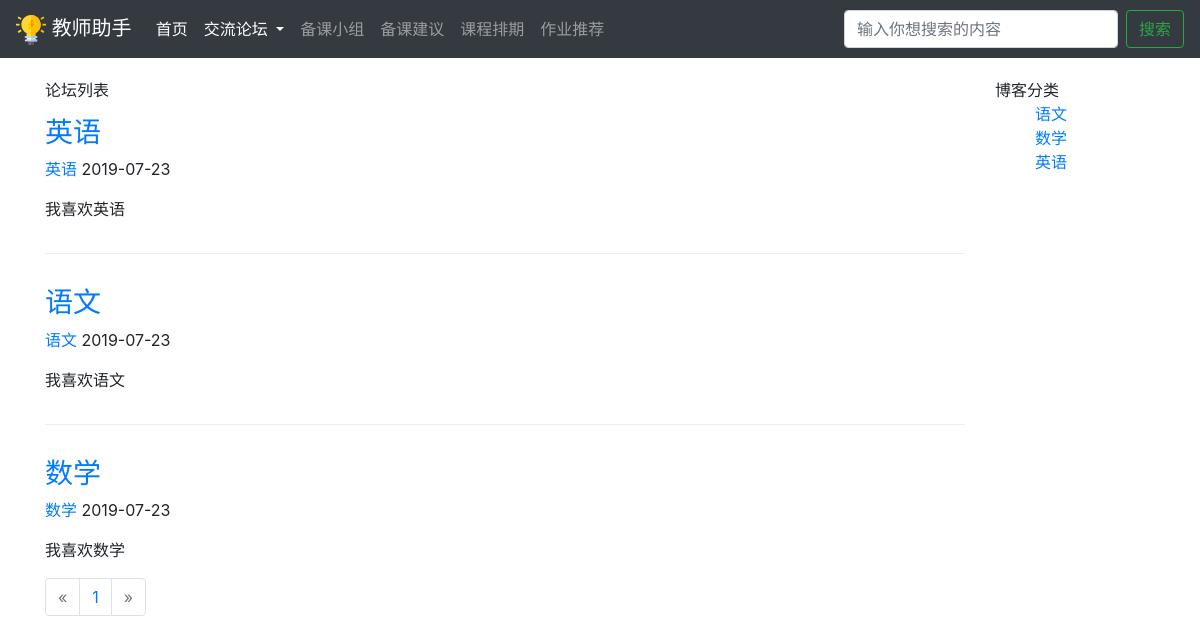
The page /group_work/ on the database its author committed.
### group_work/models.py (models this page shows, shortened)
class Post(models.Model):
    title = models.CharField(max_length=50)
    group_type = models.ForeignKey(GroupType, on_delete=models.DO_NOTHING)
    content = models.TextField()
    author = models.ForeignKey(User, on_delete=models.DO_NOTHING)
    created_time = models.DateTimeField(auto_now_add=True)
    last_updated_time = models.DateTimeField(auto_now=True)
    class Meta:
        ordering = ['-created_time']

class GroupType(models.Model):
    type_name = models.CharField(max_length=15)
    def __str__(self):
        return self.type_name

### group_work/views.py (the view)
# urls.py: path('', views.post_list, name='post_list'),
def post_list(request):
    posts_all_list = Post.objects.all()
    paginator = Paginator(posts_all_list,10)
    page_num = request.GET.get('page',1)
    page_of_posts = paginator.page(page_num)
    context = {}
    context['page_of_posts'] = page_of_posts
    context['group_types'] = GroupType.objects.all()
    return render_to_response('post_list.html', context)

### group_work/templates/post_list.html (shortened to what this page needs)
{% extends 'base.html' %}
{% block nav_group_work_active %}active{% endblock %}
{% load staticfiles %}
{% block header_extends %}
    <link rel="stylesheet" href="{% static 'group_work.css' %}">
{% endblock %}
{% block content %}
    <div class="container">
        <div class="row">
            <div class="col-xs-12 col-sm-8 col-md-9 col-lg-10">
                <div class="panel panel-default">
                    <div class="panel-heading">{% block blog_list_title %}论坛列表{% endblock %}</div>
                    <div class="panel-body">
                        {% for post in page_of_posts.object_list %}
                            <div class="post">
                                <h3><a href="{% url 'post_detail' post.pk %}">{{ post.title }}</a></h3>
                                <p class="post-info">
                                    <a href="{% url 'posts_with_type' post.group_type.pk %}">{{ post.group_type }}</a>
                                    {{ post.created_time|date:"Y-m-d" }}
                                </p>
                                <p>{{ post.content|truncatechars:30 }}</p>
                            </div>
                        {% empty %}
                            <div class="post">
                                <h3>-- 暂无博客，敬请期待 --</h3>
                            </div>
                        {% endfor %}
                    </div>
                </div>
                <div>
                    <ul class="pagination">
                        {% if page_of_posts.has_previous %}
                            <li class="page-item">
                            <a class = "page-link" href="?page={{ page_of_posts.previous_page_number }}" aria-label = "Previous">
                                <span aria-hidden="true">&laquo;</span>
                            </a>
                            </li>
                        {% else %}
                            <li class="page-item disabled">
                            <a class="page-link" href="#" tabindex="-1" aria-disabled="true">
                            <span aria-hidden="true">&laquo;</span>
                            </a>
                            </li>
                        {% endif %}
                        {% for page_num in page_of_posts.paginator.page_range %}
                            <li class="page-item"><a class="page-link" href="?page={{ page_num }}">{{ page_num }}</a></li>
                        {% endfor %}
                        {% if page_of_posts.has_next %}
                            <li class="page-item">
                            <a href="?page={{ page_of_posts.next_page_number }}" aria-label = "Next">
                                <span aria-hidden="true">&raquo;</span>
                            </a>
                            </li>
                        {% else %}
                            <li class="page-item disabled">
                            <a class="page-link" href="#" tabindex="-1" aria-disabled="true">
                            <span aria-hidden="true">&raquo;</span>
                            </a>
                            </li>
                        {% endif %}
                    </ul>
                </div>
            </div>
            <div class="hidden-xs col-sm-4 col-md-3 col-lg-2">
                <div class="panel panel-default">
                    <div class="panel-heading">博客分类</div>
                    <div class="panel-body">
                        <ul class="group-types">
                            {% for group_type in group_types %}
                                <li><a href="{% url 'posts_with_type' group_type.pk %}">{{ group_type.type_name }}</a></li>
                            {% empty %}
                                <li>暂无分类</li>
                            {% endfor %}
                        </ul>
                    </div>
                </div>
            </div>
        </div>
    </div>
{% endblock %}

### templates/base.html (shortened to what this page needs)
{% load staticfiles %}
<!doctype html>
<html lang="zh-CN">
  <head>
    <link rel="stylesheet" href="https://cdn.bootcss.com/bootstrap/4.0.0/css/bootstrap.min.css">
    <link rel="stylesheet" type="text/css" href="{% static 'custom.css' %}">
    {% block header_extends %}{% endblock %}
  </head>
  <body>
    <nav class="navbar navbar-expand-lg navbar-fixed-top navbar-dark bg-dark">
  <a class="navbar-brand" href="{% url 'home' %}">
    <img src="{% static 'bootstrap-4.3.1/img/light-bulb.svg' %}" width="30" height="30" class="d-inline-block align-center" alt=""> 教师助手</a>
  <div class="collapse navbar-collapse" id="navbarSupportedContent">
    <ul class="navbar-nav mr-auto">
      <li class="nav-item active">
        <a class="nav-link" href="{% url 'home' %}">首页 <span class="sr-only">(current)</span></a>
      </li>
      <li class="nav-item dropdown {% block nav_group_work_active %}{% endblock %}">
        <a class="nav-link dropdown-toggle" href="/groupwork/" id="navbarDropdown" role="button" data-toggle="dropdown" aria-haspopup="true" aria-expanded="false">
          交流论坛
        </a>
      </li>
      <li class="{% block nav_slide_active %}{% endblock %}">
        <a class="nav-link" href="/chat/">备课小组</a>
      </li>
      <li class="{% block nav_prepare_active %}{% endblock %}">
        <a class="nav-link" href="/prepare/">备课建议</a>
      </li>
      <li class="{% block nav_schedule_active %}{% endblock %}">
        <a class="nav-link" href="/schedule/">课程排期</a>
      </li>
      <li class="{% block nav_assignment_active %}{% endblock %}">
        <a class="nav-link" href="/assignment/">作业推荐</a>
      </li>
    </ul>
    <form class="form-inline my-2 my-lg-0">
      <input class="form-control mr-sm-2" type="search" placeholder="输入你想搜索的内容" aria-label="Search">
      <button class="btn btn-outline-success my-2 my-sm-0" type="submit">搜索</button>
    </form>
  </div>
</nav>
    {% block content %}{% endblock %}
  </body>
</html>

### static/custom.css (style rules this page uses)
.container { padding-top: 20px; }

### static/group_work.css (style rules this page uses)
ul.group-types { list-style-type: none; }
div.post:not(:last-child) { margin-bottom: 2em; padding-bottom: 1em; border-bottom: 1px solid #eee; }
div.post h3 { margin-top: 0.5em; }
div.post p.post-info { margin-top: 0; }

### rows shown on the page
Post: title "英语", group_type "英语", created_time "2019-07-23", content "我喜欢英语"
Post: title "语文", group_type "语文", created_time "2019-07-23", content "我喜欢语文"
Post: title "数学", group_type "数学", created_time "2019-07-23", content "我喜欢数学"
GroupType: type_name "语文"
GroupType: type_name "数学"
GroupType: type_name "英语"

### other values the page prints
{{ page_num }} "1"
